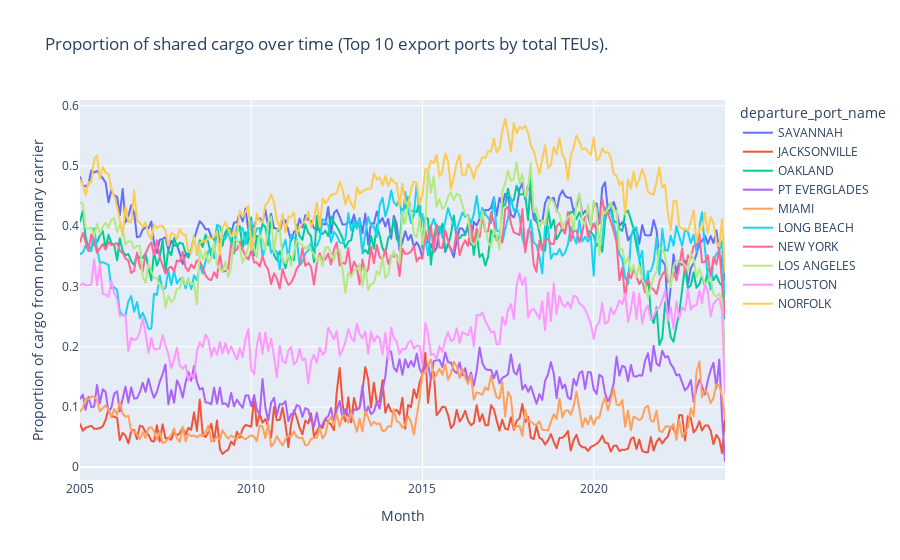

Here is the notebook cell this chart was saved with:
### Code cell
sharing_over_time_plotly(
    data_lf=exports_lf,
    group_var='departure_port_name',
    include_missing_vessels=False,
    title='Proportion of shared cargo over time (Top 10 export ports by total TEUs).')

### Figure 1 — Plotly figure (JSON) as saved in the notebook; plotly's stock layout.template omitted (floating-point values rounded to 4 significant figures; data arrays with more than 128 entries replaced by an {"elided": "..."} marker saying what was removed)
{"data": [{"hovertemplate": "departure_port_name=SAVANNAH<br>Month=%{x}<br>Proportion of cargo from non-primary carrier=%{y}<extra></extra>", "legendgroup": "SAVANNAH", "line": {"color": "#636efa", "dash": "solid"}, "marker": {"symbol": "circle"}, "mode": "lines", "name": "SAVANNAH", "showlegend": true, "type": "scattergl", "x": {"elided": "227 str values"}, "xaxis": "x", "y": {"elided": "227 float values"}, "yaxis": "y"}, {"hovertemplate": "departure_port_name=JACKSONVILLE<br>Month=%{x}<br>Proportion of cargo from non-primary carrier=%{y}<extra></extra>", "legendgroup": "JACKSONVILLE", "line": {"color": "#EF553B", "dash": "solid"}, "marker": {"symbol": "circle"}, "mode": "lines", "name": "JACKSONVILLE", "showlegend": true, "type": "scattergl", "x": {"elided": "227 str values"}, "xaxis": "x", "y": {"elided": "227 float values"}, "yaxis": "y"}, {"hovertemplate": "departure_port_name=OAKLAND<br>Month=%{x}<br>Proportion of cargo from non-primary carrier=%{y}<extra></extra>", "legendgroup": "OAKLAND", "line": {"color": "#00cc96", "dash": "solid"}, "marker": {"symbol": "circle"}, "mode": "lines", "name": "OAKLAND", "showlegend": true, "type": "scattergl", "x": {"elided": "227 str values"}, "xaxis": "x", "y": {"elided": "227 float values"}, "yaxis": "y"}, {"hovertemplate": "departure_port_name=PT EVERGLADES<br>Month=%{x}<br>Proportion of cargo from non-primary carrier=%{y}<extra></extra>", "legendgroup": "PT EVERGLADES", "line": {"color": "#ab63fa", "dash": "solid"}, "marker": {"symbol": "circle"}, "mode": "lines", "name": "PT EVERGLADES", "showlegend": true, "type": "scattergl", "x": {"elided": "227 str values"}, "xaxis": "x", "y": {"elided": "227 float values"}, "yaxis": "y"}, {"hovertemplate": "departure_port_name=MIAMI<br>Month=%{x}<br>Proportion of cargo from non-primary carrier=%{y}<extra></extra>", "legendgroup": "MIAMI", "line": {"color": "#FFA15A", "dash": "solid"}, "marker": {"symbol": "circle"}, "mode": "lines", "name": "MIAMI", "showlegend": true, "type": "scattergl", "x": {"elided": "227 str values"}, "xaxis": "x", "y": {"elided": "227 float values"}, "yaxis": "y"}, {"hovertemplate": "departure_port_name=LONG BEACH<br>Month=%{x}<br>Proportion of cargo from non-primary carrier=%{y}<extra></extra>", "legendgroup": "LONG BEACH", "line": {"color": "#19d3f3", "dash": "solid"}, "marker": {"symbol": "circle"}, "mode": "lines", "name": "LONG BEACH", "showlegend": true, "type": "scattergl", "x": {"elided": "227 str values"}, "xaxis": "x", "y": {"elided": "227 float values"}, "yaxis": "y"}, {"hovertemplate": "departure_port_name=NEW YORK<br>Month=%{x}<br>Proportion of cargo from non-primary carrier=%{y}<extra></extra>", "legendgroup": "NEW YORK", "line": {"color": "#FF6692", "dash": "solid"}, "marker": {"symbol": "circle"}, "mode": "lines", "name": "NEW YORK", "showlegend": true, "type": "scattergl", "x": {"elided": "227 str values"}, "xaxis": "x", "y": {"elided": "227 float values"}, "yaxis": "y"}, {"hovertemplate": "departure_port_name=LOS ANGELES<br>Month=%{x}<br>Proportion of cargo from non-primary carrier=%{y}<extra></extra>", "legendgroup": "LOS ANGELES", "line": {"color": "#B6E880", "dash": "solid"}, "marker": {"symbol": "circle"}, "mode": "lines", "name": "LOS ANGELES", "showlegend": true, "type": "scattergl", "x": {"elided": "227 str values"}, "xaxis": "x", "y": {"elided": "227 float values"}, "yaxis": "y"}, {"hovertemplate": "departure_port_name=HOUSTON<br>Month=%{x}<br>Proportion of cargo from non-primary carrier=%{y}<extra></extra>", "legendgroup": "HOUSTON", "line": {"color": "#FF97FF", "dash": "solid"}, "marker": {"symbol": "circle"}, "mode": "lines", "name": "HOUSTON", "showlegend": true, "type": "scattergl", "x": {"elided": "227 str values"}, "xaxis": "x", "y": {"elided": "227 float values"}, "yaxis": "y"}, {"hovertemplate": "departure_port_name=NORFOLK<br>Month=%{x}<br>Proportion of cargo from non-primary carrier=%{y}<extra></extra>", "legendgroup": "NORFOLK", "line": {"color": "#FECB52", "dash": "solid"}, "marker": {"symbol": "circle"}, "mode": "lines", "name": "NORFOLK", "showlegend": true, "type": "scattergl", "x": {"elided": "227 str values"}, "xaxis": "x", "y": {"elided": "227 float values"}, "yaxis": "y"}], "layout": {"legend": {"title": {"text": "departure_port_name"}, "tracegroupgap": 0}, "title": {"text": "Proportion of shared cargo over time (Top 10 export ports by total TEUs)."}, "xaxis": {"anchor": "y", "domain": [0, 1], "title": {"text": "Month"}}, "yaxis": {"anchor": "x", "domain": [0, 1], "title": {"text": "Proportion of cargo from non-primary carrier"}}}}
